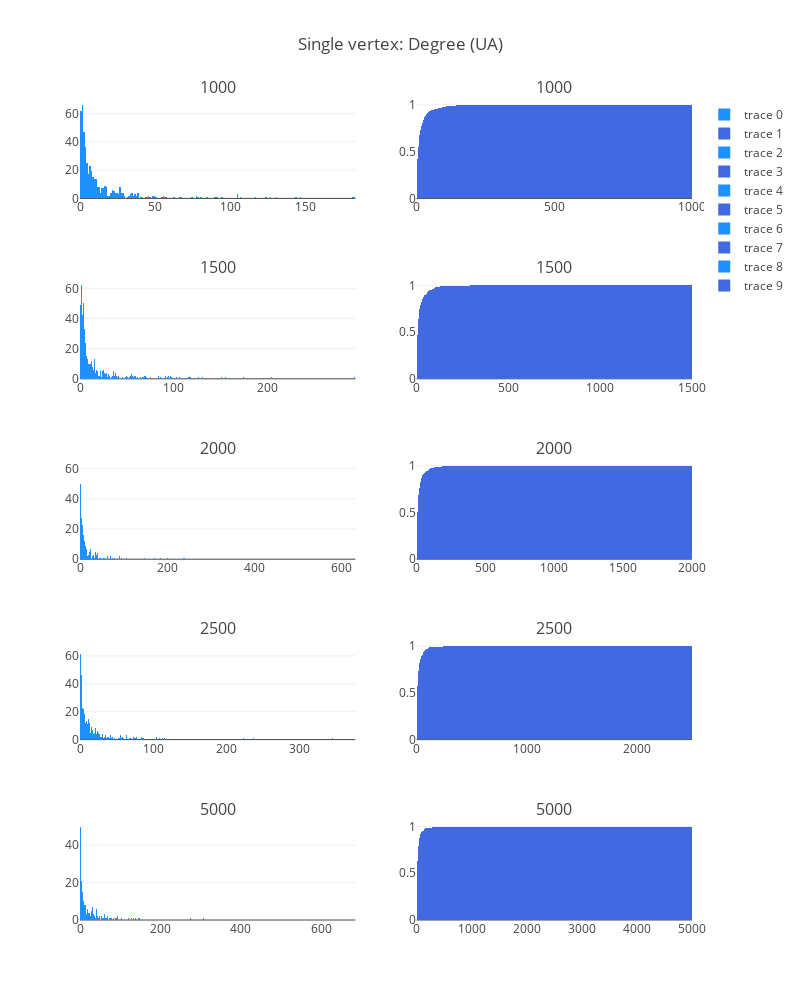

Notebook source saved alongside this figure:
### Code cell
fig['layout'].update(height=1000, width=800, title='Single vertex: Degree (UA)')
iplot(fig, filename='simple-subplot')

### Figure 1 — Plotly figure (JSON) as saved in the notebook; plotly's stock layout.template omitted (floating-point values rounded to 4 significant figures; data arrays with more than 128 entries replaced by an {"elided": "..."} marker saying what was removed)
{"data": [{"marker": {"color": "dodgerblue"}, "type": "histogram", "x": {"elided": "500 int values"}, "xaxis": "x1", "xbins": {"end": 1000, "size": 1, "start": 0}, "yaxis": "y1"}, {"cumulative": {"enabled": true}, "histnorm": "probability", "marker": {"color": "royalblue"}, "type": "histogram", "x": {"elided": "500 int values"}, "xaxis": "x2", "xbins": {"end": 1000, "size": 1, "start": 0}, "yaxis": "y2"}, {"marker": {"color": "dodgerblue"}, "type": "histogram", "x": {"elided": "500 int values"}, "xaxis": "x3", "xbins": {"end": 1500, "size": 1, "start": 0}, "yaxis": "y3"}, {"cumulative": {"enabled": true}, "histnorm": "probability", "marker": {"color": "royalblue"}, "type": "histogram", "x": {"elided": "500 int values"}, "xaxis": "x4", "xbins": {"end": 1500, "size": 1, "start": 0}, "yaxis": "y4"}, {"marker": {"color": "dodgerblue"}, "type": "histogram", "x": {"elided": "500 int values"}, "xaxis": "x5", "xbins": {"end": 2000, "size": 1, "start": 0}, "yaxis": "y5"}, {"cumulative": {"enabled": true}, "histnorm": "probability", "marker": {"color": "royalblue"}, "type": "histogram", "x": {"elided": "500 int values"}, "xaxis": "x6", "xbins": {"end": 2000, "size": 1, "start": 0}, "yaxis": "y6"}, {"marker": {"color": "dodgerblue"}, "type": "histogram", "x": {"elided": "500 int values"}, "xaxis": "x7", "xbins": {"end": 2500, "size": 1, "start": 0}, "yaxis": "y7"}, {"cumulative": {"enabled": true}, "histnorm": "probability", "marker": {"color": "royalblue"}, "type": "histogram", "x": {"elided": "500 int values"}, "xaxis": "x8", "xbins": {"end": 2500, "size": 1, "start": 0}, "yaxis": "y8"}, {"marker": {"color": "dodgerblue"}, "type": "histogram", "x": {"elided": "500 int values"}, "xaxis": "x9", "xbins": {"end": 5000, "size": 1, "start": 0}, "yaxis": "y9"}, {"cumulative": {"enabled": true}, "histnorm": "probability", "marker": {"color": "royalblue"}, "type": "histogram", "x": {"elided": "500 int values"}, "xaxis": "x10", "xbins": {"end": 5000, "size": 1, "start": 0}, "yaxis": "y10"}], "layout": {"annotations": [{"font": {"size": 16}, "showarrow": false, "text": "1000", "x": 0.225, "xanchor": "center", "xref": "paper", "y": 1, "yanchor": "bottom", "yref": "paper"}, {"font": {"size": 16}, "showarrow": false, "text": "1000", "x": 0.775, "xanchor": "center", "xref": "paper", "y": 1, "yanchor": "bottom", "yref": "paper"}, {"font": {"size": 16}, "showarrow": false, "text": "1500", "x": 0.225, "xanchor": "center", "xref": "paper", "y": 0.78, "yanchor": "bottom", "yref": "paper"}, {"font": {"size": 16}, "showarrow": false, "text": "1500", "x": 0.775, "xanchor": "center", "xref": "paper", "y": 0.78, "yanchor": "bottom", "yref": "paper"}, {"font": {"size": 16}, "showarrow": false, "text": "2000", "x": 0.225, "xanchor": "center", "xref": "paper", "y": 0.56, "yanchor": "bottom", "yref": "paper"}, {"font": {"size": 16}, "showarrow": false, "text": "2000", "x": 0.775, "xanchor": "center", "xref": "paper", "y": 0.56, "yanchor": "bottom", "yref": "paper"}, {"font": {"size": 16}, "showarrow": false, "text": "2500", "x": 0.225, "xanchor": "center", "xref": "paper", "y": 0.34, "yanchor": "bottom", "yref": "paper"}, {"font": {"size": 16}, "showarrow": false, "text": "2500", "x": 0.775, "xanchor": "center", "xref": "paper", "y": 0.34, "yanchor": "bottom", "yref": "paper"}, {"font": {"size": 16}, "showarrow": false, "text": "5000", "x": 0.225, "xanchor": "center", "xref": "paper", "y": 0.12, "yanchor": "bottom", "yref": "paper"}, {"font": {"size": 16}, "showarrow": false, "text": "5000", "x": 0.775, "xanchor": "center", "xref": "paper", "y": 0.12, "yanchor": "bottom", "yref": "paper"}], "height": 1000, "title": "Single vertex: Degree (UA)", "width": 800, "xaxis1": {"anchor": "y1", "domain": [0, 0.45]}, "xaxis10": {"anchor": "y10", "domain": [0.55, 1]}, "xaxis2": {"anchor": "y2", "domain": [0.55, 1]}, "xaxis3": {"anchor": "y3", "domain": [0, 0.45]}, "xaxis4": {"anchor": "y4", "domain": [0.55, 1]}, "xaxis5": {"anchor": "y5", "domain": [0, 0.45]}, "xaxis6": {"anchor": "y6", "domain": [0.55, 1]}, "xaxis7": {"anchor": "y7", "domain": [0, 0.45]}, "xaxis8": {"anchor": "y8", "domain": [0.55, 1]}, "xaxis9": {"anchor": "y9", "domain": [0, 0.45]}, "yaxis1": {"anchor": "x1", "domain": [0.88, 1]}, "yaxis10": {"anchor": "x10", "domain": [0, 0.12]}, "yaxis2": {"anchor": "x2", "domain": [0.88, 1]}, "yaxis3": {"anchor": "x3", "domain": [0.66, 0.78]}, "yaxis4": {"anchor": "x4", "domain": [0.66, 0.78]}, "yaxis5": {"anchor": "x5", "domain": [0.44, 0.56]}, "yaxis6": {"anchor": "x6", "domain": [0.44, 0.56]}, "yaxis7": {"anchor": "x7", "domain": [0.22, 0.34]}, "yaxis8": {"anchor": "x8", "domain": [0.22, 0.34]}, "yaxis9": {"anchor": "x9", "domain": [0, 0.12]}}}
